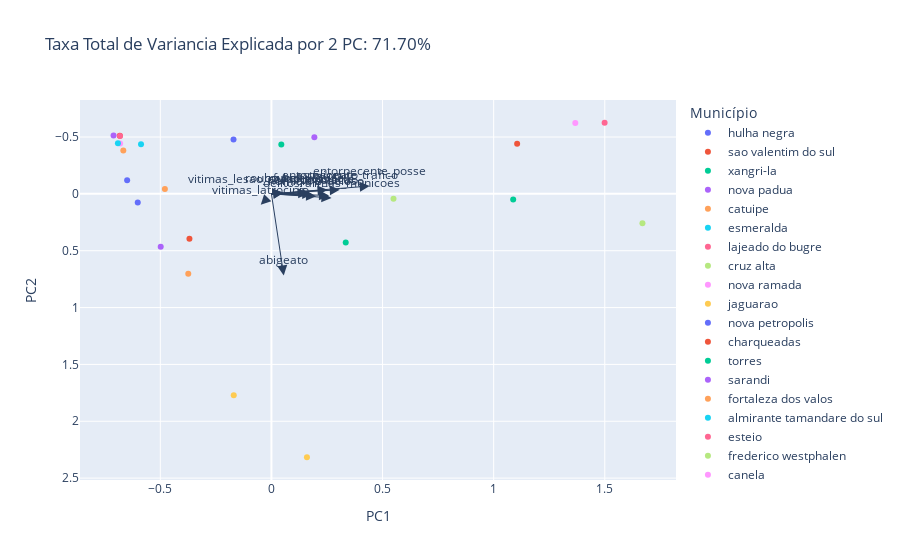

The notebook cell this image was saved under:
### Code cell
total_var_2 = pca.explained_variance_ratio_[:2].sum() * 100
total_var_2

# Calculando as cargas dos componentes
loadings = pca.components_.T * np.sqrt(pca.explained_variance_)

# Plotando o gráfico de dispersão com os componentes principais
fig = px.scatter(
    components, x=0, y=1, color=df_pca.index,
    labels={'0': 'PC1', '1': 'PC2', 'color': 'Município'},
    title=f'Taxa Total de Variancia Explicada por 2 PC: {total_var_2:.2f}%')

features = df_sample.columns

# Adicionando os vetores de carga ao gráfico
for i, feature in enumerate(features):
    fig.add_annotation(
        ax=0, ay=0,
        axref="x", ayref="y",
        x=loadings[i, 0],
        y=loadings[i, 1],
        showarrow=True,
        arrowsize=2,
        arrowhead=2,
        xanchor="right",
        yanchor="top"
    )
    
    fig.add_annotation(
        x=loadings[i, 0],
        y=loadings[i, 1],
        ax=0, ay=0,
        xanchor="center",
        yanchor="bottom",
        text=feature,
        yshift=5,
    )
# Invertendo o eixo y para que o gráfico fique na posição correta    
fig.update_yaxes(autorange="reversed")
fig.show()

""" Foi utilizado a biblioteca Plotly para a visualização dos dados. Documentação do gráfico PCA: https://plotly.com/python/pca-visualization/"""

### Figure 1 — Plotly figure (JSON) as saved in the notebook; plotly's stock layout.template omitted (floating-point values rounded to 4 significant figures)
{"data": [{"hovertemplate": "Município=hulha negra<br>PC1=%{x}<br>PC2=%{y}<extra></extra>", "legendgroup": "hulha negra", "marker": {"color": "#636efa", "symbol": "circle"}, "mode": "markers", "name": "hulha negra", "orientation": "v", "showlegend": true, "type": "scatter", "x": [-0.6016], "xaxis": "x", "y": [0.07544], "yaxis": "y"}, {"hovertemplate": "Município=sao valentim do sul<br>PC1=%{x}<br>PC2=%{y}<extra></extra>", "legendgroup": "sao valentim do sul", "marker": {"color": "#EF553B", "symbol": "circle"}, "mode": "markers", "name": "sao valentim do sul", "orientation": "v", "showlegend": true, "type": "scatter", "x": [-0.6823], "xaxis": "x", "y": [-0.5123], "yaxis": "y"}, {"hovertemplate": "Município=xangri-la<br>PC1=%{x}<br>PC2=%{y}<extra></extra>", "legendgroup": "xangri-la", "marker": {"color": "#00cc96", "symbol": "circle"}, "mode": "markers", "name": "xangri-la", "orientation": "v", "showlegend": true, "type": "scatter", "x": [0.0444], "xaxis": "x", "y": [-0.4341], "yaxis": "y"}, {"hovertemplate": "Município=nova padua<br>PC1=%{x}<br>PC2=%{y}<extra></extra>", "legendgroup": "nova padua", "marker": {"color": "#ab63fa", "symbol": "circle"}, "mode": "markers", "name": "nova padua", "orientation": "v", "showlegend": true, "type": "scatter", "x": [-0.7104], "xaxis": "x", "y": [-0.5124], "yaxis": "y"}, {"hovertemplate": "Município=catuipe<br>PC1=%{x}<br>PC2=%{y}<extra></extra>", "legendgroup": "catuipe", "marker": {"color": "#FFA15A", "symbol": "circle"}, "mode": "markers", "name": "catuipe", "orientation": "v", "showlegend": true, "type": "scatter", "x": [-0.4794], "xaxis": "x", "y": [-0.04258], "yaxis": "y"}, {"hovertemplate": "Município=esmeralda<br>PC1=%{x}<br>PC2=%{y}<extra></extra>", "legendgroup": "esmeralda", "marker": {"color": "#19d3f3", "symbol": "circle"}, "mode": "markers", "name": "esmeralda", "orientation": "v", "showlegend": true, "type": "scatter", "x": [-0.5868], "xaxis": "x", "y": [-0.4362], "yaxis": "y"}, {"hovertemplate": "Município=lajeado do bugre<br>PC1=%{x}<br>PC2=%{y}<extra></extra>", "legendgroup": "lajeado do bugre", "marker": {"color": "#FF6692", "symbol": "circle"}, "mode": "markers", "name": "lajeado do bugre", "orientation": "v", "showlegend": true, "type": "scatter", "x": [-0.6814], "xaxis": "x", "y": [-0.5094], "yaxis": "y"}, {"hovertemplate": "Município=cruz alta<br>PC1=%{x}<br>PC2=%{y}<extra></extra>", "legendgroup": "cruz alta", "marker": {"color": "#B6E880", "symbol": "circle"}, "mode": "markers", "name": "cruz alta", "orientation": "v", "showlegend": true, "type": "scatter", "x": [1.669], "xaxis": "x", "y": [0.2595], "yaxis": "y"}, {"hovertemplate": "Município=nova ramada<br>PC1=%{x}<br>PC2=%{y}<extra></extra>", "legendgroup": "nova ramada", "marker": {"color": "#FF97FF", "symbol": "circle"}, "mode": "markers", "name": "nova ramada", "orientation": "v", "showlegend": true, "type": "scatter", "x": [-0.6808], "xaxis": "x", "y": [-0.444], "yaxis": "y"}, {"hovertemplate": "Município=jaguarao<br>PC1=%{x}<br>PC2=%{y}<extra></extra>", "legendgroup": "jaguarao", "marker": {"color": "#FECB52", "symbol": "circle"}, "mode": "markers", "name": "jaguarao", "orientation": "v", "showlegend": true, "type": "scatter", "x": [0.1598], "xaxis": "x", "y": [2.316], "yaxis": "y"}, {"hovertemplate": "Município=nova petropolis<br>PC1=%{x}<br>PC2=%{y}<extra></extra>", "legendgroup": "nova petropolis", "marker": {"color": "#636efa", "symbol": "circle"}, "mode": "markers", "name": "nova petropolis", "orientation": "v", "showlegend": true, "type": "scatter", "x": [-0.1705], "xaxis": "x", "y": [-0.4777], "yaxis": "y"}, {"hovertemplate": "Município=charqueadas<br>PC1=%{x}<br>PC2=%{y}<extra></extra>", "legendgroup": "charqueadas", "marker": {"color": "#EF553B", "symbol": "circle"}, "mode": "markers", "name": "charqueadas", "orientation": "v", "showlegend": true, "type": "scatter", "x": [1.106], "xaxis": "x", "y": [-0.4419], "yaxis": "y"}, {"hovertemplate": "Município=torres<br>PC1=%{x}<br>PC2=%{y}<extra></extra>", "legendgroup": "torres", "marker": {"color": "#00cc96", "symbol": "circle"}, "mode": "markers", "name": "torres", "orientation": "v", "showlegend": true, "type": "scatter", "x": [1.088], "xaxis": "x", "y": [0.04869], "yaxis": "y"}, {"hovertemplate": "Município=sarandi<br>PC1=%{x}<br>PC2=%{y}<extra></extra>", "legendgroup": "sarandi", "marker": {"color": "#ab63fa", "symbol": "circle"}, "mode": "markers", "name": "sarandi", "orientation": "v", "showlegend": true, "type": "scatter", "x": [0.1932], "xaxis": "x", "y": [-0.4988], "yaxis": "y"}, {"hovertemplate": "Município=fortaleza dos valos<br>PC1=%{x}<br>PC2=%{y}<extra></extra>", "legendgroup": "fortaleza dos valos", "marker": {"color": "#FFA15A", "symbol": "circle"}, "mode": "markers", "name": "fortaleza dos valos", "orientation": "v", "showlegend": true, "type": "scatter", "x": [-0.6664], "xaxis": "x", "y": [-0.3819], "yaxis": "y"}, {"hovertemplate": "Município=almirante tamandare do sul<br>PC1=%{x}<br>PC2=%{y}<extra></extra>", "legendgroup": "almirante tamandare do sul", "marker": {"color": "#19d3f3", "symbol": "circle"}, "mode": "markers", "name": "almirante tamandare do sul", "orientation": "v", "showlegend": true, "type": "scatter", "x": [-0.6907], "xaxis": "x", "y": [-0.4448], "yaxis": "y"}, {"hovertemplate": "Município=esteio<br>PC1=%{x}<br>PC2=%{y}<extra></extra>", "legendgroup": "esteio", "marker": {"color": "#FF6692", "symbol": "circle"}, "mode": "markers", "name": "esteio", "orientation": "v", "showlegend": true, "type": "scatter", "x": [1.499], "xaxis": "x", "y": [-0.6256], "yaxis": "y"}, {"hovertemplate": "Município=frederico westphalen<br>PC1=%{x}<br>PC2=%{y}<extra></extra>", "legendgroup": "frederico westphalen", "marker": {"color": "#B6E880", "symbol": "circle"}, "mode": "markers", "name": "frederico westphalen", "orientation": "v", "showlegend": true, "type": "scatter", "x": [0.5493], "xaxis": "x", "y": [0.04203], "yaxis": "y"}, {"hovertemplate": "Município=canela<br>PC1=%{x}<br>PC2=%{y}<extra></extra>", "legendgroup": "canela", "marker": {"color": "#FF97FF", "symbol": "circle"}, "mode": "markers", "name": "canela", "orientation": "v", "showlegend": true, "type": "scatter", "x": [1.367], "xaxis": "x", "y": [-0.624], "yaxis": "y"}, {"hovertemplate": "Município=piratini<br>PC1=%{x}<br>PC2=%{y}<extra></extra>", "legendgroup": "piratini", "marker": {"color": "#FECB52", "symbol": "circle"}, "mode": "markers", "name": "piratini", "orientation": "v", "showlegend": true, "type": "scatter", "x": [-0.1696], "xaxis": "x", "y": [1.77], "yaxis": "y"}, {"hovertemplate": "Município=vale verde<br>PC1=%{x}<br>PC2=%{y}<extra></extra>", "legendgroup": "vale verde", "marker": {"color": "#636efa", "symbol": "circle"}, "mode": "markers", "name": "vale verde", "orientation": "v", "showlegend": true, "type": "scatter", "x": [-0.6492], "xaxis": "x", "y": [-0.119], "yaxis": "y"}, {"hovertemplate": "Município=restinga seca<br>PC1=%{x}<br>PC2=%{y}<extra></extra>", "legendgroup": "restinga seca", "marker": {"color": "#EF553B", "symbol": "circle"}, "mode": "markers", "name": "restinga seca", "orientation": "v", "showlegend": true, "type": "scatter", "x": [-0.3689], "xaxis": "x", "y": [0.3957], "yaxis": "y"}, {"hovertemplate": "Município=santo antonio da patrulha<br>PC1=%{x}<br>PC2=%{y}<extra></extra>", "legendgroup": "santo antonio da patrulha", "marker": {"color": "#00cc96", "symbol": "circle"}, "mode": "markers", "name": "santo antonio da patrulha", "orientation": "v", "showlegend": true, "type": "scatter", "x": [0.3343], "xaxis": "x", "y": [0.4275], "yaxis": "y"}, {"hovertemplate": "Município=passo do sobrado<br>PC1=%{x}<br>PC2=%{y}<extra></extra>", "legendgroup": "passo do sobrado", "marker": {"color": "#ab63fa", "symbol": "circle"}, "mode": "markers", "name": "passo do sobrado", "orientation": "v", "showlegend": true, "type": "scatter", "x": [-0.4982], "xaxis": "x", "y": [0.466], "yaxis": "y"}, {"hovertemplate": "Município=sao sepe<br>PC1=%{x}<br>PC2=%{y}<extra></extra>", "legendgroup": "sao sepe", "marker": {"color": "#FFA15A", "symbol": "circle"}, "mode": "markers", "name": "sao sepe", "orientation": "v", "showlegend": true, "type": "scatter", "x": [-0.3742], "xaxis": "x", "y": [0.7028], "yaxis": "y"}], "layout": {"annotations": [{"arrowhead": 2, "arrowsize": 2, "ax": 0, "axref": "x", "ay": 0, "ayref": "y", "showarrow": true, "x": 0.2011, "xanchor": "right", "y": 0.02118, "yanchor": "top"}, {"ax": 0, "ay": 0, "text": "homicidio_doloso", "x": 0.2011, "xanchor": "center", "y": 0.02118, "yanchor": "bottom", "yshift": 5}, {"arrowhead": 2, "arrowsize": 2, "ax": 0, "axref": "x", "ay": 0, "ayref": "y", "showarrow": true, "x": 0.1834, "xanchor": "right", "y": 0.002593, "yanchor": "top"}, {"ax": 0, "ay": 0, "text": "furtos", "x": 0.1834, "xanchor": "center", "y": 0.002593, "yanchor": "bottom", "yshift": 5}, {"arrowhead": 2, "arrowsize": 2, "ax": 0, "axref": "x", "ay": 0, "ayref": "y", "showarrow": true, "x": 0.05548, "xanchor": "right", "y": 0.7174, "yanchor": "top"}, {"ax": 0, "ay": 0, "text": "abigeato", "x": 0.05548, "xanchor": "center", "y": 0.7174, "yanchor": "bottom", "yshift": 5}, {"arrowhead": 2, "arrowsize": 2, "ax": 0, "axref": "x", "ay": 0, "ayref": "y", "showarrow": true, "x": 0.1651, "xanchor": "right", "y": -0.006267, "yanchor": "top"}, {"ax": 0, "ay": 0, "text": "furto_veiculo", "x": 0.1651, "xanchor": "center", "y": -0.006267, "yanchor": "bottom", "yshift": 5}, {"arrowhead": 2, "arrowsize": 2, "ax": 0, "axref": "x", "ay": 0, "ayref": "y", "showarrow": true, "x": 0.05412, "xanchor": "right", "y": -0.008052, "yanchor": "top"}, {"ax": 0, "ay": 0, "text": "roubos", "x": 0.05412, "xanchor": "center", "y": -0.008052, "yanchor": "bottom", "yshift": 5}, {"arrowhead": 2, "arrowsize": 2, "ax": 0, "axref": "x", "ay": 0, "ayref": "y", "showarrow": true, "x": 0.05253, "xanchor": "right", "y": -0.0115, "yanchor": "top"}, {"ax": 0, "ay": 0, "text": "roubo_veiculo", "x": 0.05253, "xanchor": "center", "y": -0.0115, "yanchor": "bottom", "yshift": 5}, {"arrowhead": 2, "arrowsize": 2, "ax": 0, "axref": "x", "ay": 0, "ayref": "y", "showarrow": true, "x": 0.2522, "xanchor": "right", "y": -0.03658, "yanchor": "top"}, {"ax": 0, "ay": 0, "text": "estelionato", "x": 0.2522, "xanchor": "center", "y": -0.03658, "yanchor": "bottom", "yshift": 5}, {"arrowhead": 2, "arrowsize": 2, "ax": 0, "axref": "x", "ay": 0, "ayref": "y", "showarrow": true, "x": 0.2702, "xanchor": "right", "y": 0.03522, "yanchor": "top"}, {"ax": 0, "ay": 0, "text": "delitos_armas_municoes", "x": 0.2702, "xanchor": "center", "y": 0.03522, "yanchor": "bottom", "yshift": 5}, {"arrowhead": 2, "arrowsize": 2, "ax": 0, "axref": "x", "ay": 0, "ayref": "y", "showarrow": true, "x": 0.4422, "xanchor": "right", "y": -0.06896, "yanchor": "top"}, {"ax": 0, "ay": 0, "text": "entorpecente_posse", "x": 0.4422, "xanchor": "center", "y": -0.06896, "yanchor": "bottom", "yshift": 5}, {"arrowhead": 2, "arrowsize": 2, "ax": 0, "axref": "x", "ay": 0, "ayref": "y", "showarrow": true, "x": 0.3073, "xanchor": "right", "y": -0.03633, "yanchor": "top"}, {"ax": 0, "ay": 0, "text": "entorpecente_trafico", "x": 0.3073, "xanchor": "center", "y": -0.03633, "yanchor": "bottom", "yshift": 5}, {"arrowhead": 2, "arrowsize": 2, "ax": 0, "axref": "x", "ay": 0, "ayref": "y", "showarrow": true, "x": -0.04801, "xanchor": "right", "y": 0.09614, "yanchor": "top"}, {"ax": 0, "ay": 0, "text": "vitimas_latrocinio", "x": -0.04801, "xanchor": "center", "y": 0.09614, "yanchor": "bottom", "yshift": 5}, {"arrowhead": 2, "arrowsize": 2, "ax": 0, "axref": "x", "ay": 0, "ayref": "y", "showarrow": true, "x": 0, "xanchor": "right", "y": 0, "yanchor": "top"}, {"ax": 0, "ay": 0, "text": "vitimas_lesao_corporal_morte", "x": 0, "xanchor": "center", "y": 0, "yanchor": "bottom", "yshift": 5}, {"arrowhead": 2, "arrowsize": 2, "ax": 0, "axref": "x", "ay": 0, "ayref": "y", "showarrow": true, "x": 0.2591, "xanchor": "right", "y": 0.01359, "yanchor": "top"}, {"ax": 0, "ay": 0, "text": "populacao", "x": 0.2591, "xanchor": "center", "y": 0.01359, "yanchor": "bottom", "yshift": 5}], "legend": {"title": {"text": "Município"}, "tracegroupgap": 0}, "title": {"text": "Taxa Total de Variancia Explicada por 2 PC: 71.70%"}, "xaxis": {"anchor": "y", "domain": [0, 1], "title": {"text": "PC1"}}, "yaxis": {"anchor": "x", "autorange": "reversed", "domain": [0, 1], "title": {"text": "PC2"}}}}
